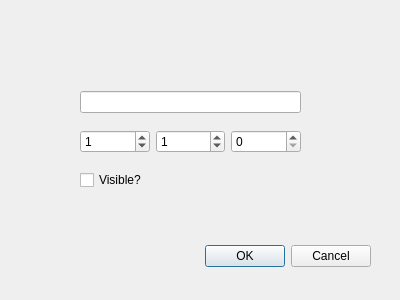
<?xml version="1.0" encoding="UTF-8"?>
<ui version="4.0">
 <class>optionDialog</class>
 <widget class="QDialog" name="optionDialog">
  <property name="geometry">
   <rect>
    <x>0</x>
    <y>0</y>
    <width>400</width>
    <height>300</height>
   </rect>
  </property>
  <property name="windowTitle">
   <string>Dialog</string>
  </property>
  <widget class="QDialogButtonBox" name="buttonBox">
   <property name="geometry">
    <rect>
     <x>30</x>
     <y>240</y>
     <width>341</width>
     <height>32</height>
    </rect>
   </property>
   <property name="orientation">
    <enum>Qt::Horizontal</enum>
   </property>
   <property name="standardButtons">
    <set>QDialogButtonBox::Cancel|QDialogButtonBox::Ok</set>
   </property>
  </widget>
  <widget class="QWidget" name="layoutWidget">
   <property name="geometry">
    <rect>
     <x>80</x>
     <y>80</y>
     <width>221</width>
     <height>121</height>
    </rect>
   </property>
   <layout class="QVBoxLayout" name="verticalLayout">
    <item>
     <widget class="QLineEdit" name="name">
      <property name="sizePolicy">
       <sizepolicy hsizetype="Preferred" vsizetype="Fixed">
        <horstretch>0</horstretch>
        <verstretch>0</verstretch>
       </sizepolicy>
      </property>
     </widget>
    </item>
    <item>
     <layout class="QHBoxLayout" name="horizontalLayout">
      <item>
       <widget class="QSpinBox" name="RGB1">
        <property name="maximum">
         <number>255</number>
        </property>
        <property name="value">
         <number>1</number>
        </property>
       </widget>
      </item>
      <item>
       <widget class="QSpinBox" name="RGB2">
        <property name="maximum">
         <number>255</number>
        </property>
        <property name="value">
         <number>1</number>
        </property>
       </widget>
      </item>
      <item>
       <widget class="QSpinBox" name="RGB3">
        <property name="maximum">
         <number>255</number>
        </property>
       </widget>
      </item>
     </layout>
    </item>
    <item>
     <widget class="QCheckBox" name="visible">
      <property name="text">
       <string>Visible?</string>
      </property>
      <property name="checked">
       <bool>false</bool>
      </property>
      <property name="tristate">
       <bool>false</bool>
      </property>
     </widget>
    </item>
   </layout>
  </widget>
 </widget>
 <resources/>
 <connections>
  <connection>
   <sender>buttonBox</sender>
   <signal>accepted()</signal>
   <receiver>optionDialog</receiver>
   <slot>accept()</slot>
   <hints>
    <hint type="sourcelabel">
     <x>248</x>
     <y>254</y>
    </hint>
    <hint type="destinationlabel">
     <x>157</x>
     <y>274</y>
    </hint>
   </hints>
  </connection>
  <connection>
   <sender>buttonBox</sender>
   <signal>rejected()</signal>
   <receiver>optionDialog</receiver>
   <slot>reject()</slot>
   <hints>
    <hint type="sourcelabel">
     <x>316</x>
     <y>260</y>
    </hint>
    <hint type="destinationlabel">
     <x>286</x>
     <y>274</y>
    </hint>
   </hints>
  </connection>
 </connections>
</ui>
